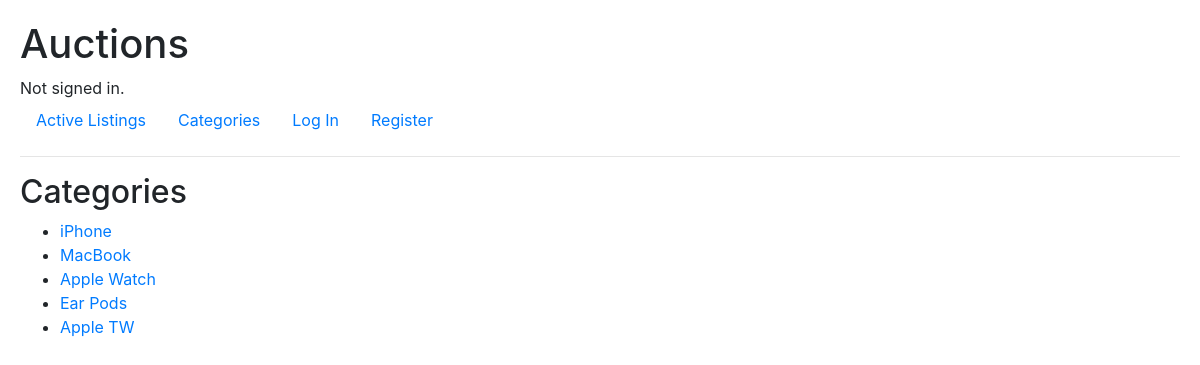
The page /categories on the database its author committed.
### auctions/models.py (models this page shows)
class Category(models.Model):
    name = models.CharField(max_length=255)
    slug = models.SlugField(db_index=True)
    def __str__(self):
        return f"{self.name}"

### auctions/views.py (the view)
# urls.py: path("categories", views.categories, name="categories"),
def categories(request):
    all_cat = Category.objects.all()
    c = check_if_not_empty(all_cat)
    return render(request, "auctions/categories.html", {
        "all_cat": all_cat,
        "check": c
    })

### auctions/views.py (called while the page is built)
def check_if_not_empty(all_objects):
    try:
        c = all_objects[0]
        c = True
    except BaseException:
        c = False
    return c

### auctions/templates/auctions/categories.html
{% extends "auctions/layout.html" %}
{% block body %}
    <h2>Categories</h2>
        {% if check %}
          <ul>
            {% for cat in all_cat %}
              <li><a href="{% url 'select_cat' cat.slug %}">{{ cat }}</a></li>
            {% endfor %}
          </ul>
        {% endif %}
{% endblock %}

### auctions/static/auctions/styles.css (style rules this page uses)
body { padding: 20px; }

### rows shown on the page
Category: name "iPhone"
Category: name "MacBook"
Category: name "Apple Watch"
Category: name "Ear Pods"
Category: name "Apple TW"
